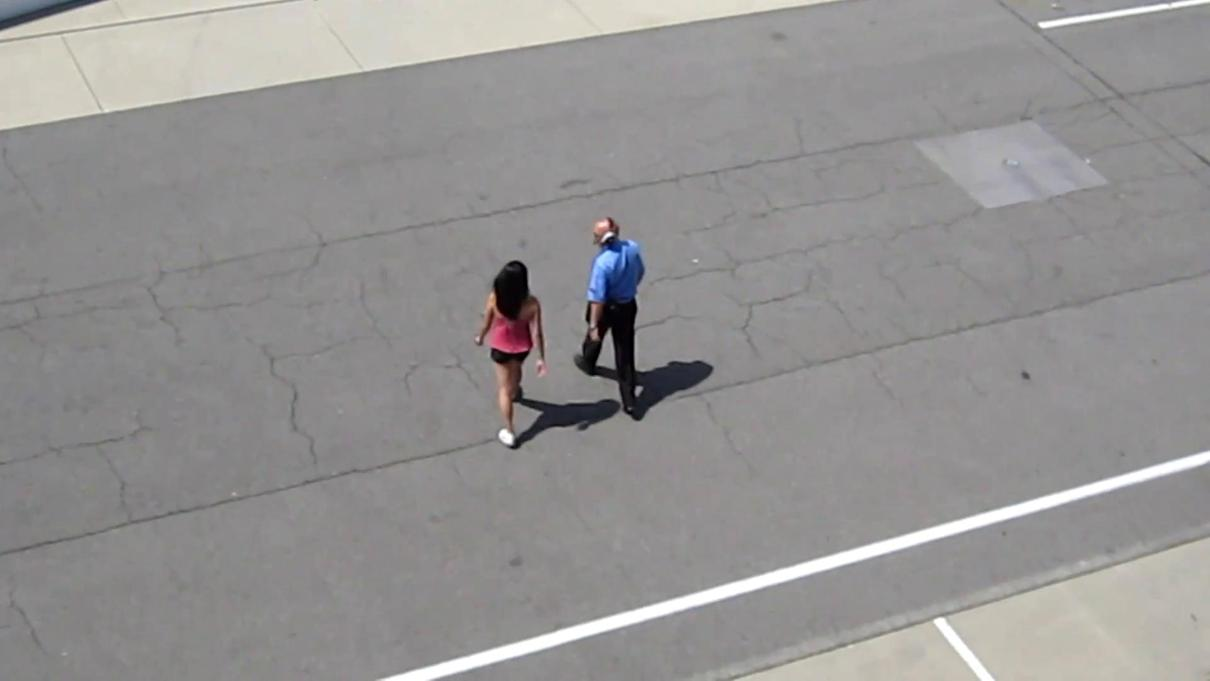
#> input picture images/crossing_00000066.jpg, 1210 x 681 px
$ python sbbm_segmentation.py
#> lines starting #> are read from the running program, lines starting #| are printed output that depends on the picture; after the words box and inside, x2 and y2 are one past the last pixel; in counts of white or black regions, pixels touching at a corner belong together
### util.py
import numpy as np
from skimage.draw import polygon
from skimage.segmentation import slic


def get_search_region(bbox, frame, ratio):
    """
    Calculates coordinates of ratio*width/height of axis-aligned bbox, centred
    on the original bbox, constrained by the original size of the image.

    Arguments:
      bbox  = axis-aligned bbox of the form [x0, y0, width, height]
      frame = MxNxD Image to constrain bbox by
      ratio = ratio at which to change bbox dimensions by

    Output:
      x0, y0, x1, y1 = Coordinates of expanded axis-aligned bbox
    """
    x0, y0, w, h = bbox
    ih, iw = frame.shape[:2]

    ww, hh = ratio * w, ratio * h

    # expand bbox by ratio
    x1 = np.min([iw - 1, x0 + w / 2 + ww / 2])
    y1 = np.min([ih - 1, y0 + h / 2 + hh / 2])
    x0 = np.max([0, x0 + w / 2 - ww / 2])
    y0 = np.max([0, y0 + h / 2 - hh / 2])

    x0, y0, x1, y1 = np.rint(np.array([x0, y0, x1, y1])).astype("int")

    return x0, y0, x1, y1


def bbox_to_axis_aligned_bbox(bbox):
    """
    Converts bbox of the form [x0, y0, x1, y1, x2, y2, x3, y3] to
    axis-aligned version, i.e.: [x0, y0, width height]
    """
    bbox_reshaped = bbox.reshape([4, 2])
    bbox_aa = np.array([bbox_reshaped[:, 0].min(), bbox_reshaped[:, 1].min()])

    return np.concatenate((bbox_aa, np.max(bbox_reshaped, axis=0) - bbox_aa))


def superpixel_image(image, bbox, Nsp_min=100, Nsp_max=500, Nsp_npx=50):
    """
    Superpixels an image using slic0 and labels them 1 if they are 100%
    inside the bounding box, 0 otherwise.

    Arguments:
        image = MxNxD
        bbox =
        Nsp_npx = number of pixels per superpixel (on avg) we're aiming for
        Nsp_min = (approx) min number of superpixels in cropped region
        Nsp_max = (approx) max number of superpixels in cropped region

    Output:
        segments = MxN label image where each pixel's value represents the
                   superpixel it belongs to.
        sp_label = boolean vector containing segments.max()+1 entries
                   corresponding to the label of the superpixel, with 1
                   indicating 100% inside the bounding box, 0 otherwise.
    """
    bbox_aa = bbox_to_axis_aligned_bbox(bbox)

    # calculate number of superpixels to aim for
    n_sp = np.rint(bbox_aa[2] * bbox_aa[3] / Nsp_npx).astype("int")
    n_sp = np.max([Nsp_min, np.min([Nsp_max, n_sp])])

    # segment the image using SLIC0
    segments = slic(image, n_segments=n_sp, slic_zero=True, enforce_connectivity=True)
    segments = segments - np.min(segments)
    n_sp = segments.max() + 1  # actual number of superpixels

    # create mask for outside of bounding box
    bbox_mask = np.zeros(image.shape[:2], dtype="bool")
    x, y = polygon(bbox[::2], bbox[1::2])
    bbox_mask[y, x] = True

    # label superpixels - 0 = 100% outside bbox, 1 = some overlap with bbox
    sp_label = np.zeros((n_sp), dtype="bool")

    for n in range(n_sp):
        # label n'th sp as inside bbox if any of its pixels overlap the bbox
        if np.any((segments == n) & bbox_mask):
            sp_label[n] = True

    return segments, sp_label

### sbbm_segmentation.py
import numpy as np

from util import bbox_to_axis_aligned_bbox, get_search_region, superpixel_image


def sbbm(frame, segments, labels, delta=0.5, eta=0.8, R=20):
    # [9 lines of commented-out code are left out]
    S = np.rint(segments.size / labels.size * delta).astype("int")

    # sample (with replacement) each superpixel S times
    samples = np.zeros((sum(~labels), S, frame.shape[2]))
    sp_mask = np.zeros(frame.shape[:2], dtype="bool")
    superpixel_inds = np.arange(labels.size)

    for i, sp_no in enumerate(superpixel_inds[~labels]):
        # i = sample index, sp_no = superpixel number
        sp_mask[:, :] = segments == sp_no
        yy, xx = sp_mask.nonzero()

        inds = np.random.randint(low=0, high=len(yy), size=S)
        samples[i, :, :] = frame[yy[inds], xx[inds], :]

    Rsqr = R * R

    pred = np.ones(sum(labels), dtype="bool")  # predictions for unknown sps

    for i, sp_no in enumerate(superpixel_inds[labels]):
        sp_mask[:, :] = segments == sp_no
        yy, xx = sp_mask.nonzero()
        pixel_values = frame[yy, xx, :]  # shape=(npix, D)

        # calculate squared distance between samples and pixel values
        Z = (
            samples[:, :, np.newaxis, :] - pixel_values[np.newaxis, np.newaxis, :]
        )  # shape(n_training, N, npix, D)
        Z *= Z
        Z = np.sum(Z, axis=3)  # shape=(n_training, S, npix)

        # count number of pixels that match each sample
        Z = np.sum(Z < Rsqr, axis=(1, 2))  # shape = n_training

        # normalise to the range [0, 1]
        samples_matched_pct = Z / (len(yy) * S)  # shape = n_training - [0, 1]

        # if any match the background, predict it as such
        if np.any(samples_matched_pct > eta):
            pred[i] = False

    return pred


def perform_SBBM_segmentation(
    image, bbox, delta=0.5, eta=0.5, crop_ratio=2, return_crop_region=False
):
    """
    Performs segmentation using a One-Class SVM and RGB/LAB/SIFT/LBP features.

    Arguments:
        image             = MxNxD numpy array containing the image to be segmented.
        bbox              = array containing bounding box of the form
                            [x0, y0, x1, y1, x2, y2, x3, y3].
        delta             = proportion of the average superpixel size to sample (0, 1]
        eta               = match threshold - (0, 1]
        crop_ratio        = factor to multiply the axis-aligned version of the
                             bbox by to denote size of area to crop image to.
        return_crop_region = boolean, if True the function also returns a
                             vector containing the region used for superpixeling.
    Output:
        image_mask       = boolean mask containing True for pixels labelled as belonging
                           to the object, and False otherwise.
        [x0, y0, x1, y1] = start/end points for respective image dimensions used
                           for superpixeling (OPTIONAL)
    """

    bbox_aa = bbox_to_axis_aligned_bbox(bbox)

    # get coords of region to crop
    c_x0, c_y0, c_x1, c_y1 = get_search_region(bbox_aa, image, crop_ratio)

    # crop image and move bbox to cropped image coords
    c_image = image[c_y0:c_y1, c_x0:c_x1].copy()
    c_bbox = bbox.copy()
    c_bbox[::2] -= c_x0
    c_bbox[1::2] -= c_y0

    # superpixel cropped region
    segments, sp_labels = superpixel_image(c_image, c_bbox)

    # classify with SBBM
    pred = sbbm(c_image, segments, sp_labels, delta=delta, eta=eta)

    # create mask of area classified as belonging to the object
    mask = np.zeros(c_image.shape[:2], dtype="bool")

    for i, sp_no in enumerate(np.arange(len(sp_labels))[sp_labels == True]):
        if pred[i]:
            mask |= segments == sp_no

    image_mask = np.zeros(image.shape[:2], dtype="bool")
    image_mask[c_y0:c_y1, c_x0:c_x1] = mask

    if return_crop_region:
        return image_mask, [c_x0, c_y0, c_x1, c_y1]

    return image_mask


if __name__ == "__main__":
    import matplotlib.pyplot as plt

    # apply segmentation to gymnastics4 image (from VOT2016 data set)
    image = plt.imread("images/crossing_00000066.jpg")
#> image is the input picture: shape (681, 1210, 3); mean R, G, B 148.4, 146.9, 146.3
    bbox = np.array([495.64, 261.45, 543.01, 264.25, 532.31, 445.24, 484.94, 442.44])

    mask, [x0, y0, x1, y1] = perform_SBBM_segmentation(
        image, bbox, return_crop_region=True
    )
#> in perform_SBBM_segmentation, `c_x0, c_y0, c_x1, c_y1 = get_search_region(bbox_aa, image, crop_ratio)`: c_x0 = 456; c_y0 = 170; c_x1 = 572; c_y1 = 537
#> in perform_SBBM_segmentation, `c_image = image[c_y0:c_y1, c_x0:c_x1].copy()`:
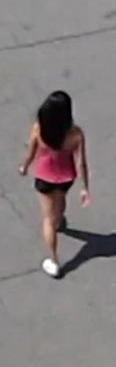
#> c_image: shape (367, 116, 3); mean R, G, B 131.8, 125.1, 125.6
#> in superpixel_image, `segments = slic(image, n_segments=n_sp, slic_zero=True, enforce_connec..`:
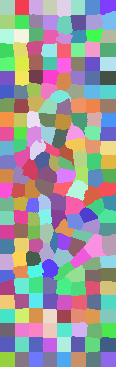
#> segments: shape (367, 116) int64; 208 distinct labels, from 1 to 208; one colour per label, 0 black
#> in superpixel_image, `segments = segments - np.min(segments)`: segments: shape (367, 116) int64; 208 distinct labels, from 0 to 207
#> in superpixel_image, `n_sp = segments.max() + 1`: n_sp = 208
#> the loop in sbbm, `for i, sp_no in enumerate(superpixel_inds[~labels]):` made 148 passes
#> sp_no on passes 1 to 12: 0, 1, 2, 3, 4, 5, 6, 7, 8, 9, 10, 11
#> after the loop in sbbm, `for i, sp_no in enumerate(superpixel_inds[~labels]):`:
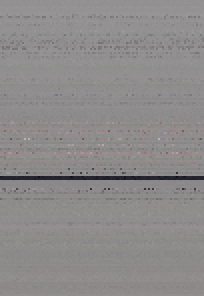
#> samples: shape (148, 102, 3) float64 (shown 2 times larger); mean R, G, B 140.5, 138.7, 138.7
#> after the loop in sbbm, `for i, sp_no in enumerate(superpixel_inds[~labels]):`:
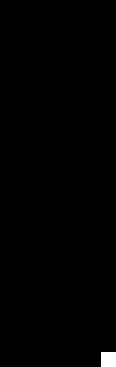
#> sp_mask: shape (367, 116) bool; 0.53% white; 1 white region, box (x1, y1, x2, y2) and area: (101, 352, 116, 367) 225
#> the loop in sbbm, `for i, sp_no in enumerate(superpixel_inds[labels]):` made 60 passes
#> sp_no on passes 1 to 12: 48, 49, 50, 53, 55, 56, 57, 59, 60, 62, 64, 65
#> after the loop in sbbm, `for i, sp_no in enumerate(superpixel_inds[labels]):`:
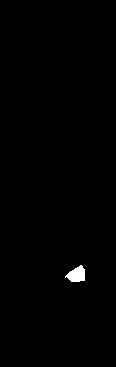
#> sp_mask: shape (367, 116) bool; 0.53% white; 1 white region, box (x1, y1, x2, y2) and area: (65, 265, 85, 282) 226
#> the loop in perform_SBBM_segmentation, `for i, sp_no in enumerate(np.arange(len(sp_labels))[sp_labels == True]):` made 60 passes
#> after the loop in perform_SBBM_segmentation, `for i, sp_no in enumerate(np.arange(len(sp_labels))[sp_labels == True]):`: mask: shape (367, 116) bool; 14.7% white; 2 white regions, box (x1, y1, x2, y2) and area: (22, 90, 89, 254) 5992, (42, 259, 59, 279) 245
#> in perform_SBBM_segmentation, `image_mask[c_y0:c_y1, c_x0:c_x1] = mask`:
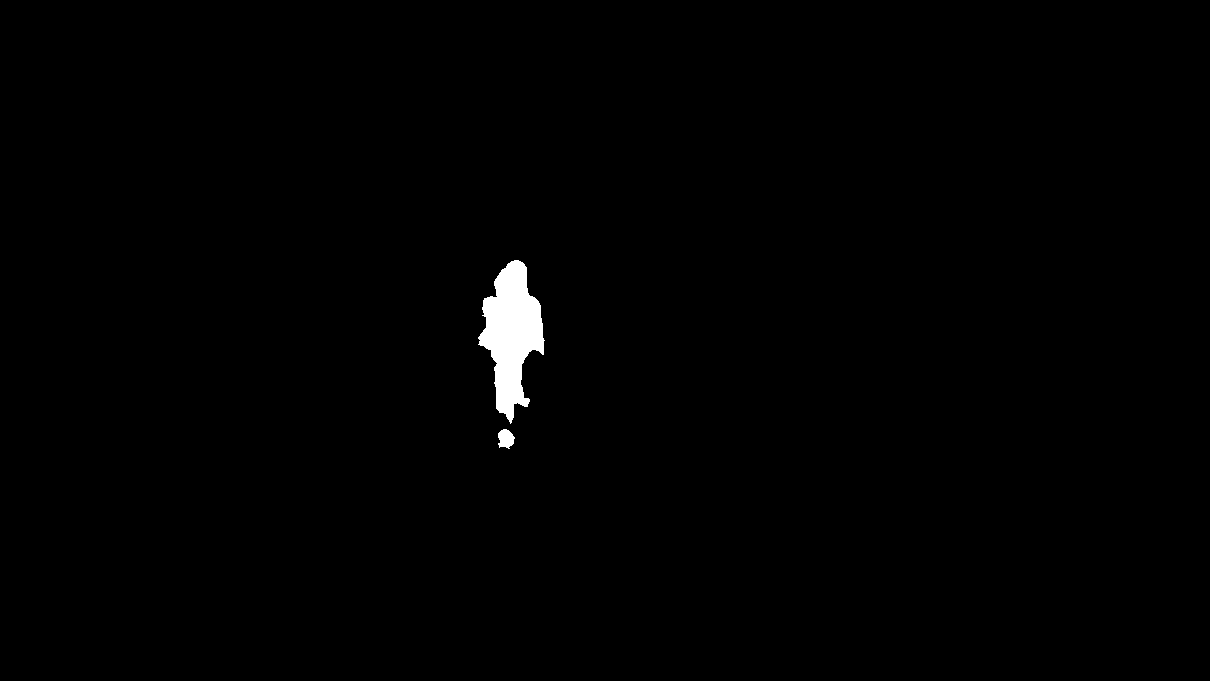
#> image_mask: shape (681, 1210) bool; 0.76% white; 2 white regions, box (x1, y1, x2, y2) and area: (478, 260, 545, 424) 5992, (498, 429, 515, 449) 245
#> x0 = 456; y0 = 170; x1 = 572; y1 = 537

    # remove pixels from image that are labelled as background
    image_masked = image.copy()
    for d in range(3):
        image_masked[..., d].flat[~mask.ravel()] = 255

    # display original image, segmentation, and segmented image
    images = [image[y0:y1, x0:x1, :], mask[y0:y1, x0:x1], image_masked[y0:y1, x0:x1]]
    titles = ["Original image (cropped)", "Segmentation", "Segmented image"]

    bbox_pts = np.concatenate((np.reshape(bbox, (-1, 2)), bbox[:2][np.newaxis, :]))
    bbox_pts -= [x0, y0]
#> bbox_pts = [[39.64, 91.45], [87.01, 94.25], [76.31, 275.2], [28.94, 272.4], [39.64, 91.45]]

    fig, ax = plt.subplots(nrows=1, ncols=3, figsize=(15, 5))
    for image, title, a in zip(images, titles, ax):
        a.imshow(image)
        for i in range(4):
            a.plot(bbox_pts[i : i + 2, 0], bbox_pts[i : i + 2, 1], "c-", lw=2)
        a.set_title(title)
        a.axis("off")
#> this loop made 3 passes
#> title on passes 1 to 3: 'Original image (cropped)', 'Segmentation', 'Segmented image'
    plt.show()
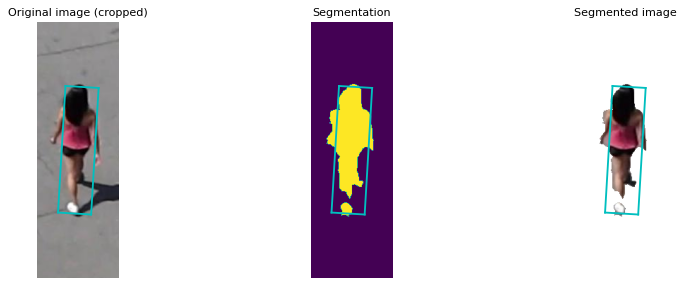
#> figure drawn by matplotlib, 3 panels
